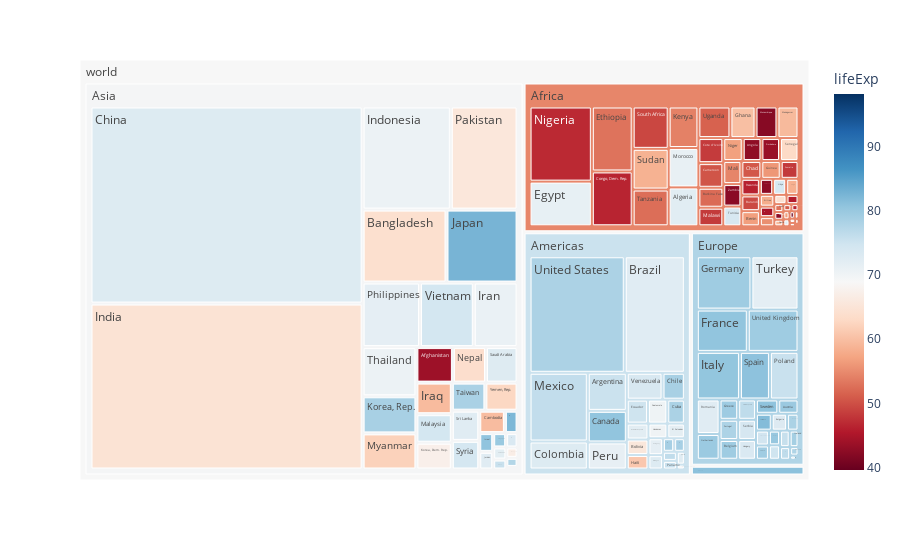

Write notebook code for a chart like this one.
### Markdown cell above
4. Hierarchial - Tree Map

### Code cell
df = px.data.gapminder().query('year == 2007')
display(df.head(10))

df['world'] = 'world' # in order to have a single root node
fig = px.treemap(df, path = ['world', 'continent', 'country'], 
                 values = 'pop', 
                 color = 'lifeExp', 
                 hover_data = ['iso_alpha'], 
                 color_continuous_scale = 'RdBu', 
                 color_continuous_midpoint = np.average(df['lifeExp'], weights=df['pop']))
fig.show()

### Figure 1 — Plotly figure (JSON) as saved in the notebook; plotly's stock layout.template omitted (floating-point values rounded to 4 significant figures; data arrays with more than 128 entries replaced by an {"elided": "..."} marker saying what was removed)
{"data": [{"branchvalues": "total", "customdata": {"elided": "148x2 mixed values"}, "domain": {"x": [0, 1], "y": [0, 1]}, "hovertemplate": "labels=%{label}<br>pop=%{value}<br>parent=%{parent}<br>id=%{id}<br>iso_alpha=%{customdata[0]}<br>lifeExp=%{color}<extra></extra>", "ids": {"elided": "148 str values"}, "labels": {"elided": "148 str values"}, "marker": {"coloraxis": "coloraxis", "colors": {"elided": "148 float values"}}, "name": "", "parents": {"elided": "148 str values"}, "type": "treemap", "values": {"elided": "148 int values"}}], "layout": {"coloraxis": {"cmid": 68.92, "colorbar": {"title": {"text": "lifeExp"}}, "colorscale": [[0, "rgb(103,0,31)"], [0.1, "rgb(178,24,43)"], [0.2, "rgb(214,96,77)"], [0.3, "rgb(244,165,130)"], [0.4, "rgb(253,219,199)"], [0.5, "rgb(247,247,247)"], [0.6, "rgb(209,229,240)"], [0.7, "rgb(146,197,222)"], [0.8, "rgb(67,147,195)"], [0.9, "rgb(33,102,172)"], [1, "rgb(5,48,97)"]]}, "legend": {"tracegroupgap": 0}, "margin": {"t": 60}}}
